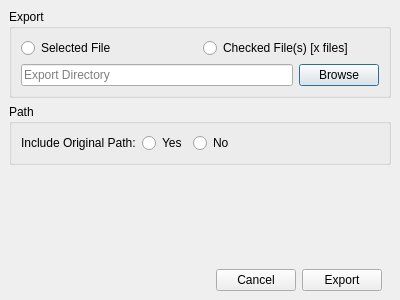
<?xml version="1.0" encoding="UTF-8"?>
<ui version="4.0">
 <class>ExportDialog</class>
 <widget class="QDialog" name="ExportDialog">
  <property name="windowModality">
   <enum>Qt::ApplicationModal</enum>
  </property>
  <property name="geometry">
   <rect>
    <x>0</x>
    <y>0</y>
    <width>400</width>
    <height>300</height>
   </rect>
  </property>
  <property name="windowTitle">
   <string>Export Dialog</string>
  </property>
  <property name="modal">
   <bool>true</bool>
  </property>
  <layout class="QVBoxLayout" name="verticalLayout_2">
   <property name="leftMargin">
    <number>0</number>
   </property>
   <property name="topMargin">
    <number>0</number>
   </property>
   <property name="rightMargin">
    <number>0</number>
   </property>
   <property name="bottomMargin">
    <number>0</number>
   </property>
   <item>
    <layout class="QVBoxLayout" name="verticalLayout">
     <property name="spacing">
      <number>6</number>
     </property>
     <property name="leftMargin">
      <number>9</number>
     </property>
     <property name="topMargin">
      <number>9</number>
     </property>
     <property name="rightMargin">
      <number>9</number>
     </property>
     <property name="bottomMargin">
      <number>9</number>
     </property>
     <item>
      <widget class="QGroupBox" name="groupBox_2">
       <property name="title">
        <string>Export</string>
       </property>
       <layout class="QVBoxLayout" name="verticalLayout_3">
        <item>
         <layout class="QHBoxLayout" name="horizontalLayout_2">
          <item>
           <widget class="QRadioButton" name="selectedFileRadioButton">
            <property name="text">
             <string>Selected File</string>
            </property>
           </widget>
          </item>
          <item>
           <widget class="QRadioButton" name="checkedFileRadioButton">
            <property name="text">
             <string>Checked File(s) [x files]</string>
            </property>
           </widget>
          </item>
         </layout>
        </item>
        <item>
         <layout class="QHBoxLayout" name="horizontalLayout_3">
          <item>
           <widget class="QLineEdit" name="exportDirectoryLineEdit">
            <property name="readOnly">
             <bool>true</bool>
            </property>
            <property name="placeholderText">
             <string>Export Directory</string>
            </property>
           </widget>
          </item>
          <item>
           <widget class="QPushButton" name="browseButton">
            <property name="text">
             <string>Browse</string>
            </property>
           </widget>
          </item>
         </layout>
        </item>
       </layout>
      </widget>
     </item>
     <item>
      <widget class="QGroupBox" name="groupBox">
       <property name="title">
        <string>Path</string>
       </property>
       <layout class="QHBoxLayout" name="horizontalLayout_4">
        <item>
         <widget class="QLabel" name="label">
          <property name="text">
           <string>Include Original Path:</string>
          </property>
         </widget>
        </item>
        <item>
         <widget class="QRadioButton" name="includePathRadioButton">
          <property name="text">
           <string>Yes</string>
          </property>
         </widget>
        </item>
        <item>
         <widget class="QRadioButton" name="excludePathRadioButton">
          <property name="text">
           <string>No</string>
          </property>
         </widget>
        </item>
        <item>
         <spacer name="horizontalSpacer_2">
          <property name="orientation">
           <enum>Qt::Horizontal</enum>
          </property>
          <property name="sizeHint" stdset="0">
           <size>
            <width>40</width>
            <height>20</height>
           </size>
          </property>
         </spacer>
        </item>
       </layout>
      </widget>
     </item>
     <item>
      <spacer name="verticalSpacer">
       <property name="orientation">
        <enum>Qt::Vertical</enum>
       </property>
       <property name="sizeHint" stdset="0">
        <size>
         <width>20</width>
         <height>40</height>
        </size>
       </property>
      </spacer>
     </item>
     <item>
      <layout class="QHBoxLayout" name="horizontalLayout">
       <property name="rightMargin">
        <number>9</number>
       </property>
       <item>
        <spacer name="horizontalSpacer">
         <property name="orientation">
          <enum>Qt::Horizontal</enum>
         </property>
         <property name="sizeHint" stdset="0">
          <size>
           <width>40</width>
           <height>20</height>
          </size>
         </property>
        </spacer>
       </item>
       <item>
        <widget class="QPushButton" name="cancelButton">
         <property name="text">
          <string>Cancel</string>
         </property>
        </widget>
       </item>
       <item>
        <widget class="QPushButton" name="exportButton">
         <property name="text">
          <string>Export</string>
         </property>
        </widget>
       </item>
      </layout>
     </item>
    </layout>
   </item>
  </layout>
 </widget>
 <resources/>
 <connections/>
</ui>
